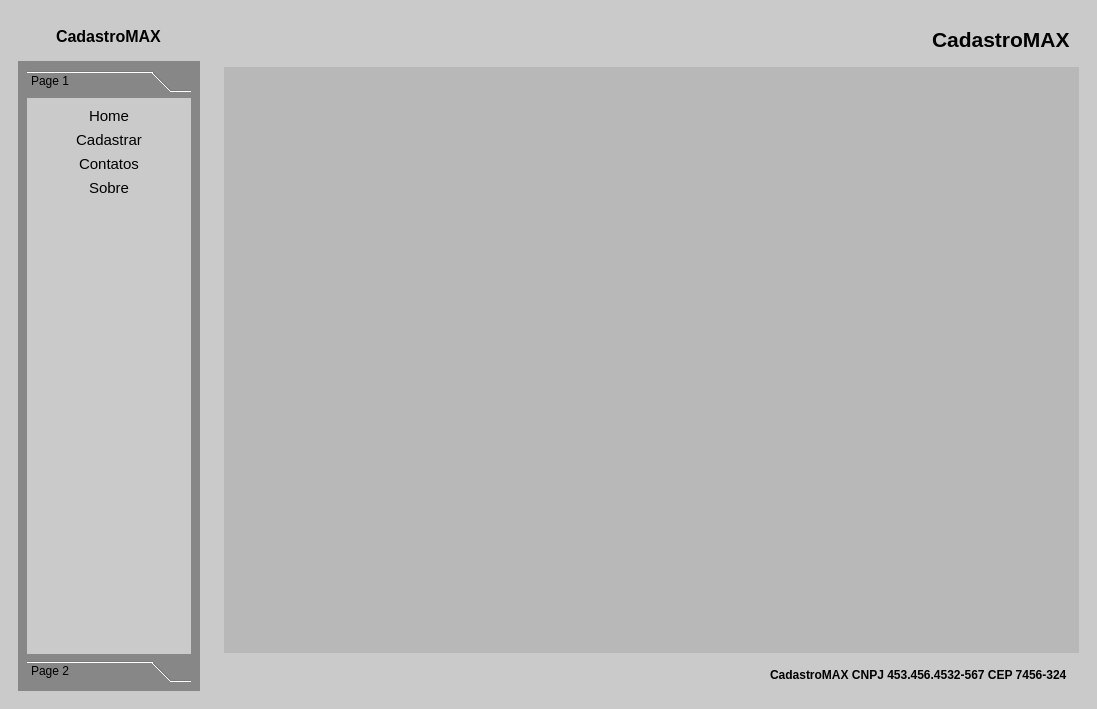
<?xml version="1.0" encoding="UTF-8"?>
<ui version="4.0">
 <class>MainWindow</class>
 <widget class="QMainWindow" name="MainWindow">
  <property name="geometry">
   <rect>
    <x>0</x>
    <y>0</y>
    <width>1097</width>
    <height>709</height>
   </rect>
  </property>
  <property name="windowTitle">
   <string>MainWindow</string>
  </property>
  <property name="styleSheet">
   <string notr="true">
background-color: rgb(202, 202, 202);</string>
  </property>
  <widget class="QWidget" name="Main">
   <property name="styleSheet">
    <string notr="true">*{

	border:none;
}</string>
   </property>
   <layout class="QHBoxLayout" name="horizontalLayout">
    <item>
     <widget class="QFrame" name="LCont">
      <property name="maximumSize">
       <size>
        <width>200</width>
        <height>16777215</height>
       </size>
      </property>
      <property name="frameShape">
       <enum>QFrame::StyledPanel</enum>
      </property>
      <property name="frameShadow">
       <enum>QFrame::Raised</enum>
      </property>
      <layout class="QVBoxLayout" name="verticalLayout_2">
       <item>
        <widget class="QFrame" name="frame">
         <property name="font">
          <font>
           <pointsize>12</pointsize>
          </font>
         </property>
         <property name="frameShape">
          <enum>QFrame::StyledPanel</enum>
         </property>
         <property name="frameShadow">
          <enum>QFrame::Raised</enum>
         </property>
         <layout class="QVBoxLayout" name="verticalLayout_3">
          <item alignment="Qt::AlignHCenter">
           <widget class="QLabel" name="label_3">
            <property name="font">
             <font>
              <pointsize>12</pointsize>
             </font>
            </property>
            <property name="text">
             <string>&lt;html&gt;&lt;head/&gt;&lt;body&gt;&lt;p&gt;&lt;span style=&quot; font-weight:600;&quot;&gt;CadastroMAX&lt;/span&gt;&lt;/p&gt;&lt;/body&gt;&lt;/html&gt;</string>
            </property>
           </widget>
          </item>
         </layout>
        </widget>
       </item>
       <item>
        <widget class="QFrame" name="frame_2">
         <property name="styleSheet">
          <string notr="true">QFrame{
background-color: rgb(135, 135, 135);
}


QToolBox::tab{

	border-raius:5px;

	text-align::left;
}

QToolBox{
	
	text-align:left;
	
	background-color: rgb(135, 135, 135);
}</string>
         </property>
         <property name="frameShape">
          <enum>QFrame::StyledPanel</enum>
         </property>
         <property name="frameShadow">
          <enum>QFrame::Raised</enum>
         </property>
         <layout class="QHBoxLayout" name="horizontalLayout_4">
          <item>
           <widget class="QToolBox" name="toolBox">
            <property name="styleSheet">
             <string notr="true">QPushButton::hover{
	
	background-color: rgb(156, 156, 156);
	border-radius:15px;

}

QPushButton{
border-radius:15px;
}</string>
            </property>
            <property name="currentIndex">
             <number>0</number>
            </property>
            <widget class="QWidget" name="page">
             <property name="geometry">
              <rect>
               <x>0</x>
               <y>0</y>
               <width>156</width>
               <height>528</height>
              </rect>
             </property>
             <attribute name="label">
              <string>Page 1</string>
             </attribute>
             <layout class="QVBoxLayout" name="verticalLayout_4">
              <item>
               <widget class="QPushButton" name="btn_home">
                <property name="minimumSize">
                 <size>
                  <width>120</width>
                  <height>12</height>
                 </size>
                </property>
                <property name="sizeIncrement">
                 <size>
                  <width>0</width>
                  <height>30</height>
                 </size>
                </property>
                <property name="font">
                 <font>
                  <pointsize>11</pointsize>
                 </font>
                </property>
                <property name="cursor">
                 <cursorShape>PointingHandCursor</cursorShape>
                </property>
                <property name="text">
                 <string>Home</string>
                </property>
               </widget>
              </item>
              <item>
               <widget class="QPushButton" name="btn_Cadastro">
                <property name="minimumSize">
                 <size>
                  <width>120</width>
                  <height>12</height>
                 </size>
                </property>
                <property name="sizeIncrement">
                 <size>
                  <width>0</width>
                  <height>30</height>
                 </size>
                </property>
                <property name="font">
                 <font>
                  <pointsize>11</pointsize>
                 </font>
                </property>
                <property name="cursor">
                 <cursorShape>PointingHandCursor</cursorShape>
                </property>
                <property name="text">
                 <string>Cadastrar</string>
                </property>
               </widget>
              </item>
              <item>
               <widget class="QPushButton" name="btn_contatos">
                <property name="minimumSize">
                 <size>
                  <width>120</width>
                  <height>12</height>
                 </size>
                </property>
                <property name="sizeIncrement">
                 <size>
                  <width>0</width>
                  <height>30</height>
                 </size>
                </property>
                <property name="font">
                 <font>
                  <pointsize>11</pointsize>
                 </font>
                </property>
                <property name="cursor">
                 <cursorShape>PointingHandCursor</cursorShape>
                </property>
                <property name="text">
                 <string>Contatos</string>
                </property>
               </widget>
              </item>
              <item>
               <widget class="QPushButton" name="btn_sobre">
                <property name="minimumSize">
                 <size>
                  <width>120</width>
                  <height>12</height>
                 </size>
                </property>
                <property name="sizeIncrement">
                 <size>
                  <width>0</width>
                  <height>30</height>
                 </size>
                </property>
                <property name="font">
                 <font>
                  <pointsize>11</pointsize>
                 </font>
                </property>
                <property name="cursor">
                 <cursorShape>PointingHandCursor</cursorShape>
                </property>
                <property name="text">
                 <string>Sobre</string>
                </property>
               </widget>
              </item>
              <item>
               <spacer name="verticalSpacer">
                <property name="orientation">
                 <enum>Qt::Vertical</enum>
                </property>
                <property name="sizeHint" stdset="0">
                 <size>
                  <width>20</width>
                  <height>40</height>
                 </size>
                </property>
               </spacer>
              </item>
             </layout>
            </widget>
            <widget class="QWidget" name="page_2">
             <property name="geometry">
              <rect>
               <x>0</x>
               <y>0</y>
               <width>156</width>
               <height>528</height>
              </rect>
             </property>
             <attribute name="label">
              <string>Page 2</string>
             </attribute>
             <layout class="QHBoxLayout" name="horizontalLayout_5">
              <item>
               <widget class="QFrame" name="frame_4">
                <property name="styleSheet">
                 <string notr="true">background-color: rgb(255, 255, 255);</string>
                </property>
                <property name="frameShape">
                 <enum>QFrame::StyledPanel</enum>
                </property>
                <property name="frameShadow">
                 <enum>QFrame::Raised</enum>
                </property>
                <widget class="QLabel" name="label_4">
                 <property name="geometry">
                  <rect>
                   <x>0</x>
                   <y>10</y>
                   <width>131</width>
                   <height>351</height>
                  </rect>
                 </property>
                 <property name="styleSheet">
                  <string notr="true"/>
                 </property>
                 <property name="text">
                  <string>&lt;html&gt;&lt;head/&gt;&lt;body&gt;&lt;p align=&quot;center&quot;&gt;&lt;span style=&quot; font-weight:600;&quot;&gt;Usuario: Chepyz&lt;/span&gt;&lt;/p&gt;&lt;p align=&quot;center&quot;&gt;&lt;span style=&quot; font-weight:600;&quot;&gt;&lt;br/&gt;&lt;/span&gt;&lt;/p&gt;&lt;p align=&quot;center&quot;&gt;&lt;span style=&quot; font-weight:600;&quot;&gt;Sistema: Cadastro&lt;/span&gt;&lt;/p&gt;&lt;p align=&quot;center&quot;&gt;&lt;span style=&quot; font-weight:600;&quot;&gt;&lt;br/&gt;&lt;/span&gt;&lt;/p&gt;&lt;p align=&quot;center&quot;&gt;&lt;span style=&quot; font-weight:600;&quot;&gt;Status: Ativo&lt;/span&gt;&lt;/p&gt;&lt;p align=&quot;center&quot;&gt;&lt;span style=&quot; font-weight:600;&quot;&gt;&lt;br/&gt;&lt;/span&gt;&lt;/p&gt;&lt;p align=&quot;center&quot;&gt;&lt;span style=&quot; font-weight:600;&quot;&gt;Val: 13/03/2999&lt;/span&gt;&lt;/p&gt;&lt;p align=&quot;center&quot;&gt;&lt;span style=&quot; font-weight:600;&quot;&gt;&lt;br/&gt;&lt;/span&gt;&lt;/p&gt;&lt;p align=&quot;center&quot;&gt;&lt;span style=&quot; font-weight:600;&quot;&gt;&lt;br/&gt;&lt;/span&gt;&lt;/p&gt;&lt;p&gt;&lt;span style=&quot; font-weight:600;&quot;&gt;&lt;br/&gt;&lt;/span&gt;&lt;/p&gt;&lt;p align=&quot;center&quot;&gt;&lt;span style=&quot; font-weight:600;&quot;&gt;&lt;br/&gt;&lt;/span&gt;&lt;/p&gt;&lt;/body&gt;&lt;/html&gt;</string>
                 </property>
                </widget>
               </widget>
              </item>
             </layout>
            </widget>
           </widget>
          </item>
         </layout>
        </widget>
       </item>
      </layout>
     </widget>
    </item>
    <item>
     <widget class="QFrame" name="RCont">
      <property name="frameShape">
       <enum>QFrame::StyledPanel</enum>
      </property>
      <property name="frameShadow">
       <enum>QFrame::Raised</enum>
      </property>
      <layout class="QVBoxLayout" name="verticalLayout">
       <item>
        <widget class="QFrame" name="Cabec">
         <property name="minimumSize">
          <size>
           <width>0</width>
           <height>0</height>
          </size>
         </property>
         <property name="font">
          <font>
           <pointsize>32</pointsize>
          </font>
         </property>
         <property name="frameShape">
          <enum>QFrame::StyledPanel</enum>
         </property>
         <property name="frameShadow">
          <enum>QFrame::Raised</enum>
         </property>
         <layout class="QHBoxLayout" name="horizontalLayout_2">
          <item alignment="Qt::AlignLeft">
           <widget class="QPushButton" name="pushButton">
            <property name="styleSheet">
             <string notr="true">QPushButton:hover{
background-color: rgb(185, 185, 185);
}</string>
            </property>
            <property name="text">
             <string/>
            </property>
            <property name="icon">
             <iconset>
              <normaloff>:/icons/icons/barra-de-menu.png</normaloff>:/icons/icons/barra-de-menu.png</iconset>
            </property>
            <property name="iconSize">
             <size>
              <width>32</width>
              <height>32</height>
             </size>
            </property>
           </widget>
          </item>
          <item alignment="Qt::AlignRight">
           <widget class="QLabel" name="label">
            <property name="font">
             <font>
              <pointsize>16</pointsize>
             </font>
            </property>
            <property name="text">
             <string>&lt;html&gt;&lt;head/&gt;&lt;body&gt;&lt;p&gt;&lt;span style=&quot; font-weight:600;&quot;&gt;CadastroMAX&lt;/span&gt;&lt;/p&gt;&lt;/body&gt;&lt;/html&gt;</string>
            </property>
           </widget>
          </item>
         </layout>
        </widget>
       </item>
       <item>
        <widget class="QFrame" name="Main_2">
         <property name="sizePolicy">
          <sizepolicy hsizetype="Preferred" vsizetype="Expanding">
           <horstretch>0</horstretch>
           <verstretch>0</verstretch>
          </sizepolicy>
         </property>
         <property name="styleSheet">
          <string notr="true">background-color: rgb(184, 184, 184);</string>
         </property>
         <property name="frameShape">
          <enum>QFrame::StyledPanel</enum>
         </property>
         <property name="frameShadow">
          <enum>QFrame::Raised</enum>
         </property>
         <layout class="QVBoxLayout" name="verticalLayout_5">
          <item>
           <widget class="QStackedWidget" name="Pages">
            <property name="currentIndex">
             <number>0</number>
            </property>
            <widget class="QWidget" name="Home">
             <layout class="QVBoxLayout" name="verticalLayout_7">
              <item>
               <widget class="QLabel" name="Icon">
                <property name="text">
                 <string>&lt;html&gt;&lt;head/&gt;&lt;body&gt;&lt;p align=&quot;center&quot;&gt;&lt;img src=&quot;:/icon/icons/Consulta MAX (512 × 512 px) (1).png&quot;/&gt;&lt;/p&gt;&lt;/body&gt;&lt;/html&gt;</string>
                </property>
               </widget>
              </item>
             </layout>
            </widget>
            <widget class="QWidget" name="Cadastro">
             <property name="styleSheet">
              <string notr="true">QLineEdit{
	background-color: rgb(255, 255, 255);
}

QFrame{
	
	background-color: rgb(218, 218, 218);
}</string>
             </property>
             <layout class="QVBoxLayout" name="verticalLayout_8">
              <item>
               <widget class="QTabWidget" name="tabWidget">
                <property name="minimumSize">
                 <size>
                  <width>0</width>
                  <height>0</height>
                 </size>
                </property>
                <property name="cursor">
                 <cursorShape>PointingHandCursor</cursorShape>
                </property>
                <property name="currentIndex">
                 <number>0</number>
                </property>
                <widget class="QWidget" name="tab">
                 <attribute name="title">
                  <string>Casastro</string>
                 </attribute>
                 <layout class="QVBoxLayout" name="verticalLayout_11">
                  <item>
                   <widget class="QFrame" name="frame_6">
                    <property name="frameShape">
                     <enum>QFrame::StyledPanel</enum>
                    </property>
                    <property name="frameShadow">
                     <enum>QFrame::Raised</enum>
                    </property>
                    <layout class="QGridLayout" name="gridLayout">
                     <item row="0" column="0" colspan="4">
                      <widget class="QLabel" name="title">
                       <property name="text">
                        <string>&lt;html&gt;&lt;head/&gt;&lt;body&gt;&lt;p align=&quot;center&quot;&gt;&lt;span style=&quot; font-size:18pt; font-weight:600;&quot;&gt;Empresa&lt;/span&gt;&lt;/p&gt;&lt;/body&gt;&lt;/html&gt;</string>
                       </property>
                      </widget>
                     </item>
                     <item row="1" column="0">
                      <widget class="QLineEdit" name="linNome">
                       <property name="placeholderText">
                        <string>CNPJ</string>
                       </property>
                      </widget>
                     </item>
                     <item row="1" column="1" colspan="3">
                      <widget class="QLineEdit" name="linNome_2">
                       <property name="placeholderText">
                        <string>NOME</string>
                       </property>
                      </widget>
                     </item>
                     <item row="2" column="0" colspan="4">
                      <widget class="QLineEdit" name="linLogra">
                       <property name="placeholderText">
                        <string>LOGRADOURO</string>
                       </property>
                      </widget>
                     </item>
                     <item row="3" column="0" colspan="2">
                      <widget class="QLineEdit" name="linNum">
                       <property name="placeholderText">
                        <string>NUMERO</string>
                       </property>
                      </widget>
                     </item>
                     <item row="3" column="2">
                      <widget class="QLineEdit" name="linCompl">
                       <property name="placeholderText">
                        <string>COMPLEMENTO</string>
                       </property>
                      </widget>
                     </item>
                     <item row="3" column="3">
                      <widget class="QLineEdit" name="linBairro">
                       <property name="placeholderText">
                        <string>BAIRRO</string>
                       </property>
                      </widget>
                     </item>
                     <item row="4" column="0" colspan="2">
                      <widget class="QLineEdit" name="linMunic">
                       <property name="placeholderText">
                        <string>MUNICIPIO</string>
                       </property>
                      </widget>
                     </item>
                     <item row="4" column="2">
                      <widget class="QLineEdit" name="linUF">
                       <property name="placeholderText">
                        <string>UF</string>
                       </property>
                      </widget>
                     </item>
                     <item row="4" column="3">
                      <widget class="QLineEdit" name="linCep">
                       <property name="placeholderText">
                        <string>CEP</string>
                       </property>
                      </widget>
                     </item>
                     <item row="5" column="0">
                      <widget class="QLineEdit" name="linTel">
                       <property name="placeholderText">
                        <string>TELEFONE</string>
                       </property>
                      </widget>
                     </item>
                     <item row="5" column="1" colspan="3">
                      <widget class="QLineEdit" name="linEmail">
                       <property name="placeholderText">
                        <string>EMAIL</string>
                       </property>
                      </widget>
                     </item>
                    </layout>
                   </widget>
                  </item>
                  <item alignment="Qt::AlignHCenter">
                   <widget class="QPushButton" name="Cadast">
                    <property name="minimumSize">
                     <size>
                      <width>120</width>
                      <height>31</height>
                     </size>
                    </property>
                    <property name="font">
                     <font>
                      <pointsize>11</pointsize>
                     </font>
                    </property>
                    <property name="styleSheet">
                     <string notr="true">QPushButton:hover{
background-color: rgb(156, 156, 156);
	color: rgb(255, 255, 255);
border-radius:15px;
}
QPushButton{
border-radius:15px;
background-color: rgb(255, 255, 255);
}</string>
                    </property>
                    <property name="text">
                     <string>Cadastrar</string>
                    </property>
                   </widget>
                  </item>
                 </layout>
                </widget>
                <widget class="QWidget" name="tab_2">
                 <attribute name="title">
                  <string>Empresas</string>
                 </attribute>
                 <layout class="QVBoxLayout" name="verticalLayout_10">
                  <item>
                   <widget class="QLabel" name="Titl">
                    <property name="text">
                     <string>&lt;html&gt;&lt;head/&gt;&lt;body&gt;&lt;p align=&quot;center&quot;&gt;&lt;span style=&quot; font-size:18pt; font-weight:600;&quot;&gt;Empresas&lt;/span&gt;&lt;/p&gt;&lt;/body&gt;&lt;/html&gt;</string>
                    </property>
                   </widget>
                  </item>
                  <item>
                   <layout class="QHBoxLayout" name="horizontalLayout_6">
                    <item>
                     <widget class="QTableWidget" name="painel">
                      <property name="styleSheet">
                       <string notr="true">QHeaderView::section {
background-color: rgb(112, 112, 112);
color:rgb(255, 255, 255)
}

QTableWidget{
background-color: rgb(236, 236, 236);
}</string>
                      </property>
                      <column>
                       <property name="text">
                        <string>CNPJ</string>
                       </property>
                      </column>
                      <column>
                       <property name="text">
                        <string>NOME</string>
                       </property>
                      </column>
                      <column>
                       <property name="text">
                        <string>MUNICIPIO</string>
                       </property>
                      </column>
                      <column>
                       <property name="text">
                        <string>lOGRADOURO</string>
                       </property>
                      </column>
                      <column>
                       <property name="text">
                        <string>COMPLEMENTO</string>
                       </property>
                      </column>
                      <column>
                       <property name="text">
                        <string>BAIRRO</string>
                       </property>
                      </column>
                      <column>
                       <property name="text">
                        <string>EMAIL</string>
                       </property>
                      </column>
                      <column>
                       <property name="text">
                        <string>NUMERO</string>
                       </property>
                      </column>
                      <column>
                       <property name="text">
                        <string>TELEFONE</string>
                       </property>
                      </column>
                     </widget>
                    </item>
                    <item>
                     <widget class="QFrame" name="frame_5">
                      <property name="styleSheet">
                       <string notr="true">QFrame{
background-color: rgb(255, 255, 255);
}

QPushButton{
border-radius:15px;
	background-color: rgb(218, 218, 218);
}</string>
                      </property>
                      <property name="frameShape">
                       <enum>QFrame::StyledPanel</enum>
                      </property>
                      <property name="frameShadow">
                       <enum>QFrame::Raised</enum>
                      </property>
                      <layout class="QVBoxLayout" name="verticalLayout_9">
                       <item>
                        <widget class="QPushButton" name="btnGer">
                         <property name="minimumSize">
                          <size>
                           <width>120</width>
                           <height>30</height>
                          </size>
                         </property>
                         <property name="font">
                          <font>
                           <pointsize>10</pointsize>
                          </font>
                         </property>
                         <property name="styleSheet">
                          <string notr="true">QPushButton:hover{
background-color: rgb(70, 212, 104);
border-radius:15px;
}</string>
                         </property>
                         <property name="text">
                          <string>Gerar Excel</string>
                         </property>
                        </widget>
                       </item>
                       <item>
                        <widget class="QPushButton" name="btnAlt">
                         <property name="minimumSize">
                          <size>
                           <width>120</width>
                           <height>30</height>
                          </size>
                         </property>
                         <property name="font">
                          <font>
                           <pointsize>10</pointsize>
                          </font>
                         </property>
                         <property name="styleSheet">
                          <string notr="true">QPushButton:hover{
background-color: rgb(231, 231, 31);
border-radius:15px;
}</string>
                         </property>
                         <property name="text">
                          <string>Alterar</string>
                         </property>
                        </widget>
                       </item>
                       <item>
                        <widget class="QPushButton" name="btnExcl">
                         <property name="minimumSize">
                          <size>
                           <width>120</width>
                           <height>30</height>
                          </size>
                         </property>
                         <property name="font">
                          <font>
                           <pointsize>10</pointsize>
                          </font>
                         </property>
                         <property name="styleSheet">
                          <string notr="true">QPushButton:hover{
background-color: rgb(220, 0, 0);
border-radius:15px;
	color: rgb(255, 255, 255);
}</string>
                         </property>
                         <property name="text">
                          <string>Excluir</string>
                         </property>
                        </widget>
                       </item>
                       <item>
                        <spacer name="spacer1">
                         <property name="orientation">
                          <enum>Qt::Vertical</enum>
                         </property>
                         <property name="sizeHint" stdset="0">
                          <size>
                           <width>20</width>
                           <height>40</height>
                          </size>
                         </property>
                        </spacer>
                       </item>
                      </layout>
                     </widget>
                    </item>
                   </layout>
                  </item>
                 </layout>
                </widget>
               </widget>
              </item>
             </layout>
            </widget>
            <widget class="QWidget" name="Contatos">
             <layout class="QVBoxLayout" name="verticalLayout_12">
              <item>
               <widget class="QLabel" name="cntt">
                <property name="text">
                 <string>&lt;html&gt;&lt;head/&gt;&lt;body&gt;&lt;p align=&quot;center&quot;&gt;&lt;span style=&quot; font-size:22pt; font-weight:600;&quot;&gt;Contatos&lt;/span&gt;&lt;/p&gt;&lt;p align=&quot;center&quot;&gt;&lt;br/&gt;&lt;/p&gt;&lt;p align=&quot;center&quot;&gt;&lt;br/&gt;&lt;/p&gt;&lt;p align=&quot;center&quot;&gt;&lt;img src=&quot;:/icon/icons/instagram.png&quot;/&gt; - &lt;span style=&quot; font-size:16pt; font-weight:600;&quot;&gt;cadastromax_&lt;/span&gt;&lt;/p&gt;&lt;p align=&quot;center&quot;&gt;&lt;span style=&quot; font-weight:600;&quot;&gt;&lt;br/&gt;&lt;/span&gt;&lt;/p&gt;&lt;p align=&quot;center&quot;&gt;&lt;img src=&quot;:/icon/icons/o-email.png&quot;/&gt; - &lt;span style=&quot; font-size:16pt; font-weight:600;&quot;&gt;cadastromax@suporte.com&lt;/span&gt;&lt;/p&gt;&lt;p align=&quot;center&quot;&gt;&lt;span style=&quot; font-weight:600;&quot;&gt;&lt;br/&gt;&lt;/span&gt;&lt;/p&gt;&lt;p align=&quot;center&quot;&gt;&lt;img src=&quot;:/icon/icons/youtube.png&quot;/&gt; - &lt;span style=&quot; font-size:16pt; font-weight:600;&quot;&gt;CadastroMAX&lt;/span&gt;&lt;/p&gt;&lt;/body&gt;&lt;/html&gt;</string>
                </property>
               </widget>
              </item>
             </layout>
            </widget>
            <widget class="QWidget" name="Sobre">
             <layout class="QVBoxLayout" name="verticalLayout_6">
              <item>
               <widget class="QLabel" name="label_5">
                <property name="text">
                 <string>&lt;html&gt;&lt;head/&gt;&lt;body&gt;&lt;p align=&quot;center&quot;&gt;&lt;span style=&quot; font-size:22pt;&quot;&gt;Sobre a CadastroMAX&lt;/span&gt;&lt;/p&gt;&lt;/body&gt;&lt;/html&gt;</string>
                </property>
               </widget>
              </item>
              <item>
               <widget class="QLabel" name="label_10">
                <property name="text">
                 <string>&lt;html&gt;&lt;head/&gt;&lt;body&gt;&lt;p align=&quot;center&quot;&gt;&lt;span style=&quot; font-size:12pt;&quot;&gt;Nos somos uma empresa qualificada em consultas e cadastros de empresas&lt;/span&gt;&lt;/p&gt;&lt;p align=&quot;center&quot;&gt;&lt;span style=&quot; font-size:12pt;&quot;&gt; em bancos de dados registrados, trabalhamos com a criacao dos bancos com o intuito de&lt;/span&gt;&lt;/p&gt;&lt;p align=&quot;center&quot;&gt;&lt;span style=&quot; font-size:12pt;&quot;&gt; organizar, acelerar e facilitar o processo de cadastros das empresas.&lt;/span&gt;&lt;/p&gt;&lt;/body&gt;&lt;/html&gt;</string>
                </property>
               </widget>
              </item>
             </layout>
            </widget>
           </widget>
          </item>
         </layout>
        </widget>
       </item>
       <item>
        <widget class="QFrame" name="frame_3">
         <property name="frameShape">
          <enum>QFrame::StyledPanel</enum>
         </property>
         <property name="frameShadow">
          <enum>QFrame::Raised</enum>
         </property>
         <layout class="QHBoxLayout" name="horizontalLayout_3">
          <item alignment="Qt::AlignRight">
           <widget class="QLabel" name="Inf">
            <property name="font">
             <font>
              <pointsize>9</pointsize>
             </font>
            </property>
            <property name="text">
             <string>&lt;html&gt;&lt;head/&gt;&lt;body&gt;&lt;p&gt;&lt;span style=&quot; font-weight:600;&quot;&gt;CadastroMAX  CNPJ 453.456.4532-567  CEP 7456-324 &lt;/span&gt;&lt;/p&gt;&lt;/body&gt;&lt;/html&gt;</string>
            </property>
           </widget>
          </item>
         </layout>
        </widget>
       </item>
      </layout>
     </widget>
    </item>
   </layout>
  </widget>
 </widget>
 <resources>
  <include location="../Qt-Designer/icons_.qrc"/>
 </resources>
 <connections/>
</ui>
